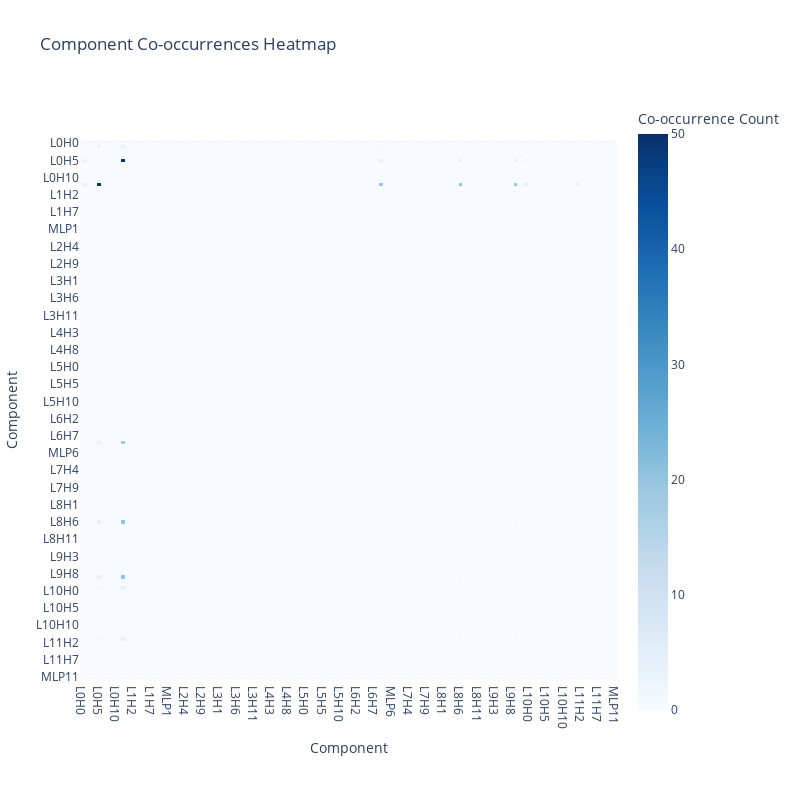

Notebook cell for this chart:
### Code cell
visualize_co_occurrences(cp.co_occurrence_dict)

### Figure 1 — Plotly figure (JSON) as saved in the notebook; plotly's stock layout.template omitted (floating-point values rounded to 4 significant figures; data arrays with more than 128 entries replaced by an {"elided": "..."} marker saying what was removed)
{"data": [{"coloraxis": "coloraxis", "hovertemplate": "Component: %{x}<br>Component: %{y}<br>Co-occurrence Count: %{z}<extra></extra>", "name": "0", "type": "heatmap", "x": {"elided": "156 str values"}, "xaxis": "x", "y": {"elided": "156 str values"}, "yaxis": "y", "z": {"elided": "156x156 int values"}}], "layout": {"coloraxis": {"colorbar": {"title": {"text": "Co-occurrence Count"}}, "colorscale": [[0, "rgb(247,251,255)"], [0.125, "rgb(222,235,247)"], [0.25, "rgb(198,219,239)"], [0.375, "rgb(158,202,225)"], [0.5, "rgb(107,174,214)"], [0.625, "rgb(66,146,198)"], [0.75, "rgb(33,113,181)"], [0.875, "rgb(8,81,156)"], [1, "rgb(8,48,107)"]]}, "height": 800, "title": {"text": "Component Co-occurrences Heatmap"}, "width": 800, "xaxis": {"anchor": "y", "constrain": "domain", "domain": [0, 1], "scaleanchor": "y", "title": {"text": "Component"}}, "yaxis": {"anchor": "x", "autorange": "reversed", "constrain": "domain", "domain": [0, 1], "title": {"text": "Component"}}}}
